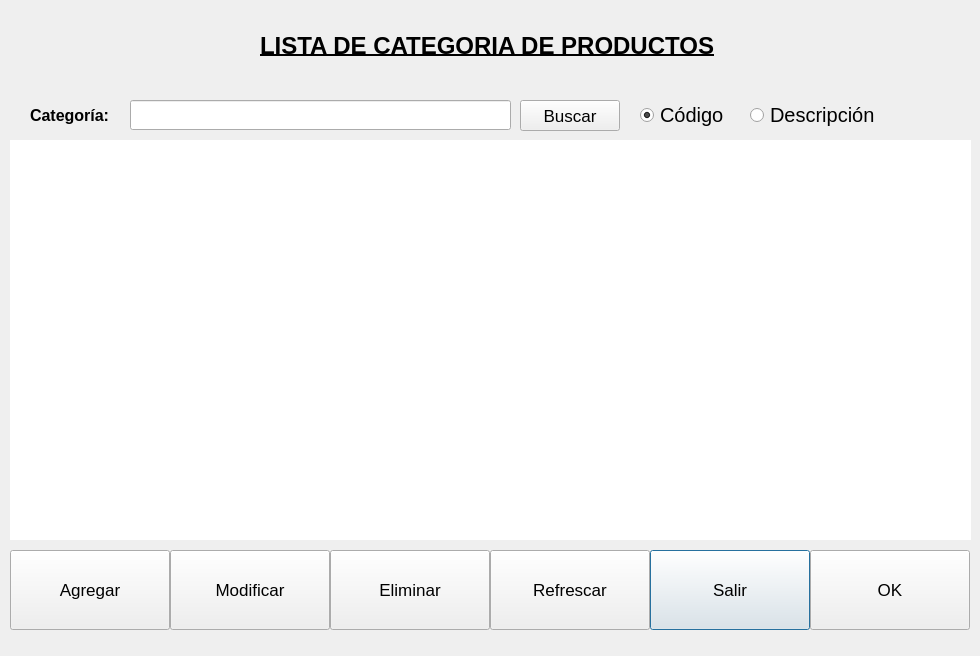
<?xml version="1.0" encoding="UTF-8"?>
<ui version="4.0">
 <class>Dialog</class>
 <widget class="QDialog" name="Dialog">
  <property name="geometry">
   <rect>
    <x>0</x>
    <y>0</y>
    <width>980</width>
    <height>656</height>
   </rect>
  </property>
  <property name="windowTitle">
   <string>Lista Categoria de Productos</string>
  </property>
  <widget class="QLabel" name="lbtCategoria">
   <property name="geometry">
    <rect>
     <x>30</x>
     <y>100</y>
     <width>91</width>
     <height>30</height>
    </rect>
   </property>
   <property name="font">
    <font>
     <pointsize>12</pointsize>
     <weight>75</weight>
     <bold>true</bold>
    </font>
   </property>
   <property name="text">
    <string>Categoría:</string>
   </property>
  </widget>
  <widget class="QLineEdit" name="txtBuscar">
   <property name="geometry">
    <rect>
     <x>130</x>
     <y>100</y>
     <width>381</width>
     <height>30</height>
    </rect>
   </property>
  </widget>
  <widget class="QPushButton" name="btnSalir">
   <property name="geometry">
    <rect>
     <x>650</x>
     <y>550</y>
     <width>160</width>
     <height>80</height>
    </rect>
   </property>
   <property name="font">
    <font>
     <pointsize>13</pointsize>
     <weight>50</weight>
     <bold>false</bold>
    </font>
   </property>
   <property name="text">
    <string>Salir</string>
   </property>
   <property name="icon">
    <iconset>
     <normaloff>../icon/exit-2.png</normaloff>../icon/exit-2.png</iconset>
   </property>
   <property name="iconSize">
    <size>
     <width>50</width>
     <height>50</height>
    </size>
   </property>
  </widget>
  <widget class="QPushButton" name="btnEliminar">
   <property name="geometry">
    <rect>
     <x>330</x>
     <y>550</y>
     <width>160</width>
     <height>80</height>
    </rect>
   </property>
   <property name="font">
    <font>
     <pointsize>13</pointsize>
     <weight>50</weight>
     <bold>false</bold>
    </font>
   </property>
   <property name="text">
    <string>Eliminar</string>
   </property>
   <property name="icon">
    <iconset>
     <normaloff>../icon/garbage-1.png</normaloff>../icon/garbage-1.png</iconset>
   </property>
   <property name="iconSize">
    <size>
     <width>50</width>
     <height>50</height>
    </size>
   </property>
  </widget>
  <widget class="QPushButton" name="btnCancelar">
   <property name="geometry">
    <rect>
     <x>810</x>
     <y>550</y>
     <width>160</width>
     <height>80</height>
    </rect>
   </property>
   <property name="font">
    <font>
     <pointsize>13</pointsize>
     <weight>50</weight>
     <bold>false</bold>
    </font>
   </property>
   <property name="text">
    <string>OK</string>
   </property>
   <property name="icon">
    <iconset>
     <normaloff>../icon/like.png</normaloff>../icon/like.png</iconset>
   </property>
   <property name="iconSize">
    <size>
     <width>50</width>
     <height>50</height>
    </size>
   </property>
   <property name="autoDefault">
    <bool>false</bool>
   </property>
  </widget>
  <widget class="QPushButton" name="btnModificar">
   <property name="geometry">
    <rect>
     <x>170</x>
     <y>550</y>
     <width>160</width>
     <height>80</height>
    </rect>
   </property>
   <property name="font">
    <font>
     <pointsize>13</pointsize>
     <weight>50</weight>
     <bold>false</bold>
    </font>
   </property>
   <property name="text">
    <string>Modificar</string>
   </property>
   <property name="icon">
    <iconset>
     <normaloff>../icon/edit.png</normaloff>../icon/edit.png</iconset>
   </property>
   <property name="iconSize">
    <size>
     <width>50</width>
     <height>50</height>
    </size>
   </property>
  </widget>
  <widget class="QPushButton" name="btnRefrescar">
   <property name="geometry">
    <rect>
     <x>490</x>
     <y>550</y>
     <width>160</width>
     <height>80</height>
    </rect>
   </property>
   <property name="font">
    <font>
     <pointsize>13</pointsize>
     <weight>50</weight>
     <bold>false</bold>
    </font>
   </property>
   <property name="text">
    <string>Refrescar</string>
   </property>
   <property name="icon">
    <iconset>
     <normaloff>../icon/repeat.png</normaloff>../icon/repeat.png</iconset>
   </property>
   <property name="iconSize">
    <size>
     <width>50</width>
     <height>50</height>
    </size>
   </property>
  </widget>
  <widget class="QPushButton" name="btnAgregar">
   <property name="geometry">
    <rect>
     <x>10</x>
     <y>550</y>
     <width>160</width>
     <height>80</height>
    </rect>
   </property>
   <property name="font">
    <font>
     <pointsize>13</pointsize>
     <weight>50</weight>
     <bold>false</bold>
    </font>
   </property>
   <property name="text">
    <string>Agregar</string>
   </property>
   <property name="icon">
    <iconset>
     <normaloff>../icon/add-3.png</normaloff>../icon/add-3.png</iconset>
   </property>
   <property name="iconSize">
    <size>
     <width>50</width>
     <height>50</height>
    </size>
   </property>
  </widget>
  <widget class="QRadioButton" name="filtroCodigo">
   <property name="geometry">
    <rect>
     <x>640</x>
     <y>100</y>
     <width>101</width>
     <height>30</height>
    </rect>
   </property>
   <property name="font">
    <font>
     <pointsize>15</pointsize>
    </font>
   </property>
   <property name="text">
    <string>Código</string>
   </property>
   <property name="checked">
    <bool>true</bool>
   </property>
  </widget>
  <widget class="QRadioButton" name="filtroDescripcion">
   <property name="geometry">
    <rect>
     <x>750</x>
     <y>100</y>
     <width>141</width>
     <height>30</height>
    </rect>
   </property>
   <property name="font">
    <font>
     <pointsize>15</pointsize>
    </font>
   </property>
   <property name="text">
    <string>Descripción</string>
   </property>
   <property name="checked">
    <bool>false</bool>
   </property>
  </widget>
  <widget class="QPushButton" name="btnBuscar">
   <property name="geometry">
    <rect>
     <x>520</x>
     <y>100</y>
     <width>100</width>
     <height>31</height>
    </rect>
   </property>
   <property name="font">
    <font>
     <pointsize>13</pointsize>
     <weight>50</weight>
     <bold>false</bold>
    </font>
   </property>
   <property name="text">
    <string>Buscar</string>
   </property>
   <property name="icon">
    <iconset>
     <normaloff>../icon/binoculars.png</normaloff>../icon/binoculars.png</iconset>
   </property>
   <property name="shortcut">
    <string>Return</string>
   </property>
  </widget>
  <widget class="QLabel" name="label">
   <property name="geometry">
    <rect>
     <x>260</x>
     <y>20</y>
     <width>461</width>
     <height>51</height>
    </rect>
   </property>
   <property name="font">
    <font>
     <pointsize>18</pointsize>
     <weight>75</weight>
     <italic>false</italic>
     <bold>true</bold>
     <underline>true</underline>
     <stylestrategy>PreferDefault</stylestrategy>
    </font>
   </property>
   <property name="text">
    <string>LISTA DE CATEGORIA DE PRODUCTOS</string>
   </property>
  </widget>
  <widget class="QTableWidget" name="tablaCategoriaProductos">
   <property name="geometry">
    <rect>
     <x>10</x>
     <y>140</y>
     <width>961</width>
     <height>400</height>
    </rect>
   </property>
   <property name="minimumSize">
    <size>
     <width>570</width>
     <height>400</height>
    </size>
   </property>
   <property name="maximumSize">
    <size>
     <width>1280</width>
     <height>720</height>
    </size>
   </property>
   <property name="inputMethodHints">
    <set>Qt::ImhPreferUppercase|Qt::ImhUppercaseOnly</set>
   </property>
   <property name="frameShape">
    <enum>QFrame::NoFrame</enum>
   </property>
   <property name="frameShadow">
    <enum>QFrame::Plain</enum>
   </property>
   <property name="sizeAdjustPolicy">
    <enum>QAbstractScrollArea::AdjustToContents</enum>
   </property>
   <property name="editTriggers">
    <set>QAbstractItemView::NoEditTriggers</set>
   </property>
   <property name="tabKeyNavigation">
    <bool>false</bool>
   </property>
   <property name="showDropIndicator" stdset="0">
    <bool>true</bool>
   </property>
   <property name="dragEnabled">
    <bool>false</bool>
   </property>
   <property name="dragDropOverwriteMode">
    <bool>false</bool>
   </property>
   <property name="alternatingRowColors">
    <bool>true</bool>
   </property>
   <property name="selectionMode">
    <enum>QAbstractItemView::SingleSelection</enum>
   </property>
   <property name="selectionBehavior">
    <enum>QAbstractItemView::SelectRows</enum>
   </property>
   <property name="textElideMode">
    <enum>Qt::ElideLeft</enum>
   </property>
   <property name="verticalScrollMode">
    <enum>QAbstractItemView::ScrollPerPixel</enum>
   </property>
   <property name="horizontalScrollMode">
    <enum>QAbstractItemView::ScrollPerPixel</enum>
   </property>
   <property name="cornerButtonEnabled">
    <bool>true</bool>
   </property>
   <attribute name="horizontalHeaderHighlightSections">
    <bool>false</bool>
   </attribute>
   <attribute name="verticalHeaderVisible">
    <bool>false</bool>
   </attribute>
   <attribute name="verticalHeaderHighlightSections">
    <bool>false</bool>
   </attribute>
  </widget>
 </widget>
 <resources/>
 <connections/>
</ui>
